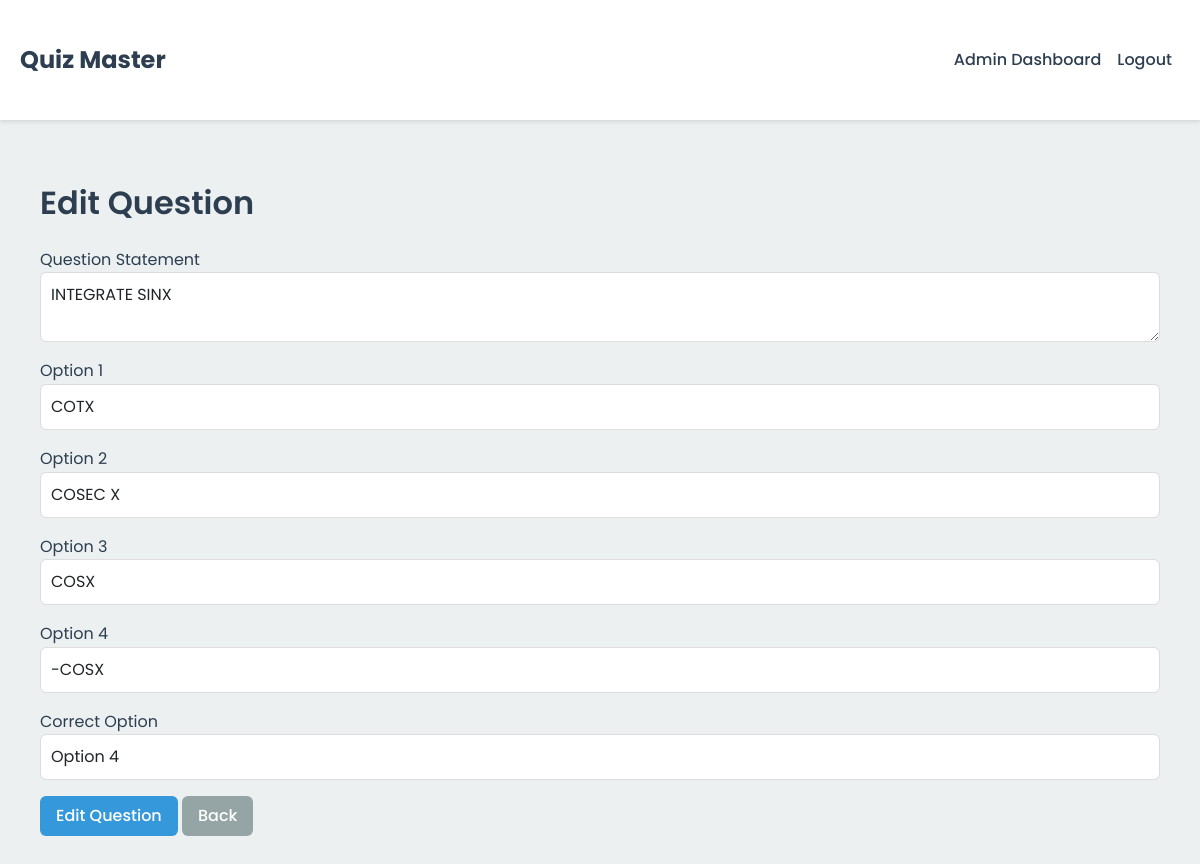
The page /admin/edit_question/1 (signed in) on the database its author committed.
### app/models.py (models this page shows)
class Question(db.Model):#question table
    id = db.Column(db.Integer, primary_key=True)
    quiz_id = db.Column(db.Integer, db.ForeignKey('quiz.id'), nullable=False)
    question_statement = db.Column(db.Text, nullable=False)
    option1 = db.Column(db.String(200), nullable=False)
    option2 = db.Column(db.String(200), nullable=False)
    option3 = db.Column(db.String(200), nullable=False)
    option4 = db.Column(db.String(200), nullable=False)
    correct_option = db.Column(db.Integer, nullable=False)

### app/routes/admin.py (the view, shortened to what this page needs)
@anirudh_bp.route('/edit_question/<int:question_id>', methods=['GET', 'POST'])
@login_required # my edit question page
def edit_question(question_id):
    if not current_user.is_admin:
        flash('This page is not accessible by you.')
        return redirect(url_for('user.dashboard'))
    question = Question.query.get_or_404(question_id)
    return render_template('admin/edit_question.html', question=question, back_url=request.referrer)

### app/models.py (called while the page is built)
@login_manager.user_loader  #user session manage karne ke liye
def load_user(id):
    return User.query.get(int(id))

### app/templates/admin/edit_question.html (shortened to what this page needs)
{% extends "base.html" %}
{% block content %}
<div class="container">
    <h2 class="mb-4">Edit Question</h2>
    <form method="POST">
        <div class="form-group mb-3">
            <label for="question_statement">Question Statement</label>
            <textarea id="question_statement" name="question_statement" class="form-control" required>{{ question.question_statement }}</textarea>
        </div>
        <div class="form-group mb-3">
            <label for="option1">Option 1</label>
            <input type="text" id="option1" name="option1" class="form-control" value="{{ question.option1 }}" required>
        </div>
        <div class="form-group mb-3">
            <label for="option2">Option 2</label>
            <input type="text" id="option2" name="option2" class="form-control" value="{{ question.option2 }}" required>
        </div>
        <div class="form-group mb-3">
            <label for="option3">Option 3</label>
            <input type="text" id="option3" name="option3" class="form-control" value="{{ question.option3 }}" required>
        </div>
        <div class="form-group mb-3">
            <label for="option4">Option 4</label>
            <input type="text" id="option4" name="option4" class="form-control" value="{{ question.option4 }}" required>
        </div>
        <div class="form-group mb-3">
            <label for="correct_option">Correct Option</label>
            <select id="correct_option" name="correct_option" class="form-control" required>
                <option value="4" {% if question.correct_option == 4 %}selected{% endif %}>Option 4</option>
            </select>
        </div>
        <button type="submit" class="btn btn-primary">Edit Question</button>
        <a href="{{ back_url }}" class="btn btn-secondary">Back</a>
    </form>
</div>
{% endblock %}

### app/static/css/style.css (style rules this page uses)
:root { --primary-color: #2c3e50; --secondary-color: #3498db; --accent-color: #e74c3c; --background-color: #ecf0f1; --text-color: #2c3e50; --shadow: 0 2px 4px rgba(0,0,0,0.1); --transition: all 0.3s ease; }
body { font-family: 'Poppins', sans-serif; color: var(--text-color); background-color: var(--background-color); line-height: 1.6; }
.container { max-width: 1200px; margin: 0 auto; padding: 20px; }
.btn { border-radius: 6px; padding: 8px 16px; font-weight: 500; transition: var(--transition); }
.btn-primary { background-color: var(--secondary-color); border: none; }
.btn-secondary { background-color: #95a5a6; border: none; }
.form-control { border-radius: 6px; border: 1px solid #ddd; padding: 10px; transition: var(--transition); }
h1, h2, h3, h4, h5, h6 { color: var(--primary-color); font-weight: 600; margin-bottom: 1rem; }

### rows shown on the page
Question: question_statement "INTEGRATE SINX", option1 "COTX", option2 "COSEC X", option3 "COSX", option4 "-COSX", correct_option "Option 4"
